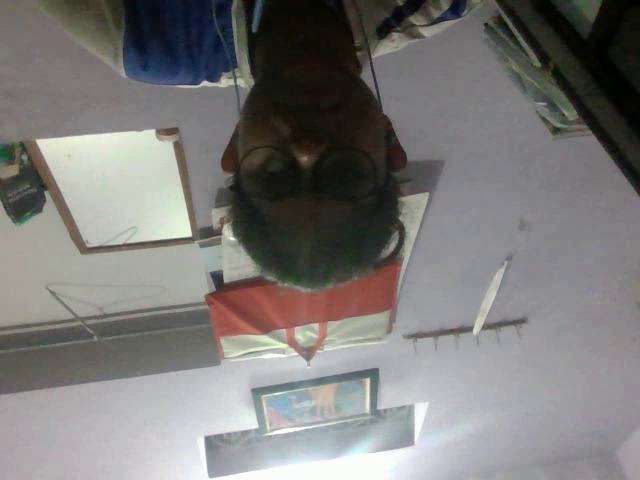
#> input picture frame 20 of output.avi, 640 x 480 px, given in place of the camera
$ python demovideo.py
#> lines starting #> are read from the running program, lines starting #| are printed output that depends on the picture
import cv2
# [22 lines of commented-out code are left out]

cap = cv2.VideoCapture(0,cv2.CAP_DSHOW)

# DIVX,XVID,MJPG,X264,WMV1,WMV2

fourcc = cv2.VideoWriter_fourcc(*"XVID")                       #format is XVID (suggested format)
#It contain 4 parameter,name,codec,fps,resolution
output = cv2.VideoWriter("output.avi",fourcc,20.0,(640,480))

#this is for capture frames from webcam and then stored frames in frame and read
# it if boolean value of ret is true means frames are captured by webcam then
# show frames and if pressed z then stopped showing frames captured by webcam.

print(cap)
while cap.isOpened():
    ret,frame = cap.read()
#> frame is the input picture: shape (480, 640, 3); mean B, G, R 120.6, 121.9, 123.5
    if ret == True:
        gray = cv2.cvtColor(frame,cv2.COLOR_BGR2GRAY)
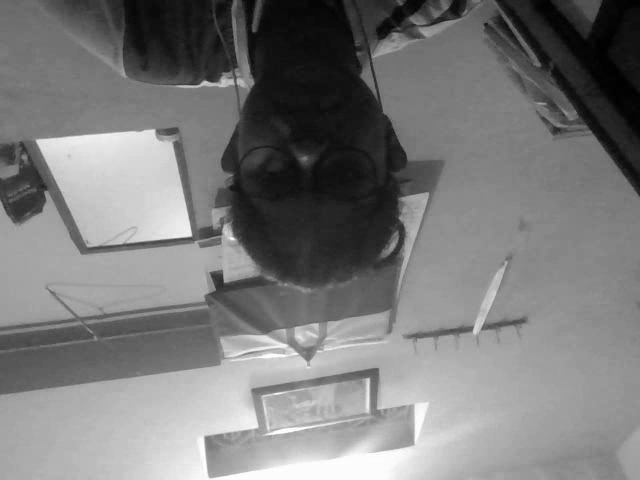
#> gray: shape (480, 640); min 0, max 255, mean 122.2
        frame= cv2.flip(frame,-1)                            #to flip the video
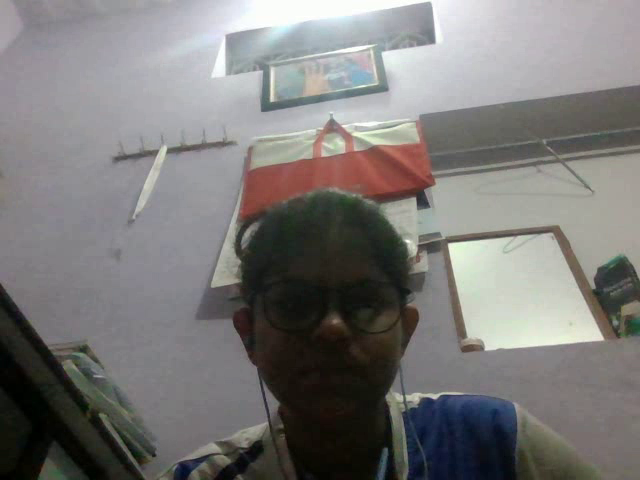
#> frame: shape (480, 640, 3); mean B, G, R 120.6, 121.9, 123.5
        cv2.imshow("frame",frame)
        cv2.imshow("gray",gray)
        output.write(frame)                              #depends on you what frames do you write in output and those
                                                        #are passes to output videowrite line31 and for grayscale you have to specify there a 0 also.)
        if cv2.waitKey(1) & 0xFF == ord("z"):
#> (key Esc is pressed here)
            break

cap.release()
output.release()    #used so that video saved and not get corrupted
cv2.destroyAllWindows()

#End

$ run again, starting later in the video
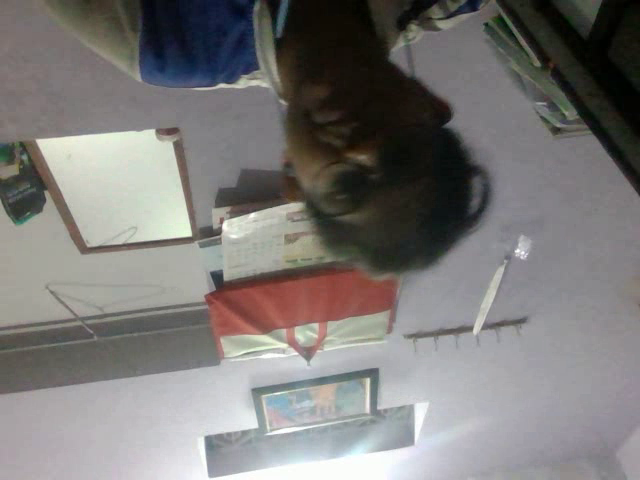
#> input picture frame 93 of output.avi, 640 x 480 px, given in place of the camera
#> frame is the input picture: shape (480, 640, 3); mean B, G, R 119.9, 121.4, 123.6
#> `gray = cv2.cvtColor(frame,cv2.COLOR_BGR2GRAY)`:
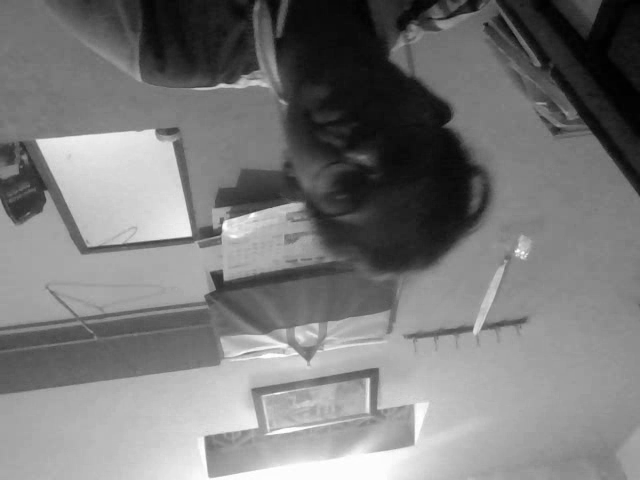
#> gray: shape (480, 640); min 0, max 255, mean 121.9
#> `frame= cv2.flip(frame,-1)`:
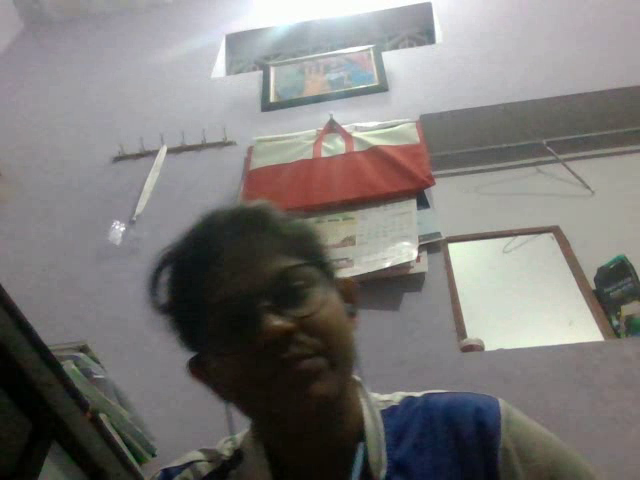
#> frame: shape (480, 640, 3); mean B, G, R 119.9, 121.4, 123.6

$ run again, starting later in the video
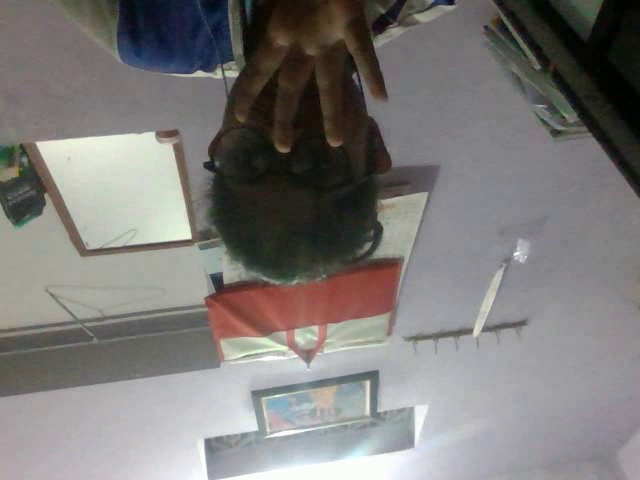
#> input picture frame 166 of output.avi, 640 x 480 px, given in place of the camera
#> frame is the input picture: shape (480, 640, 3); mean B, G, R 120.8, 122.3, 124.9
#> `gray = cv2.cvtColor(frame,cv2.COLOR_BGR2GRAY)`:
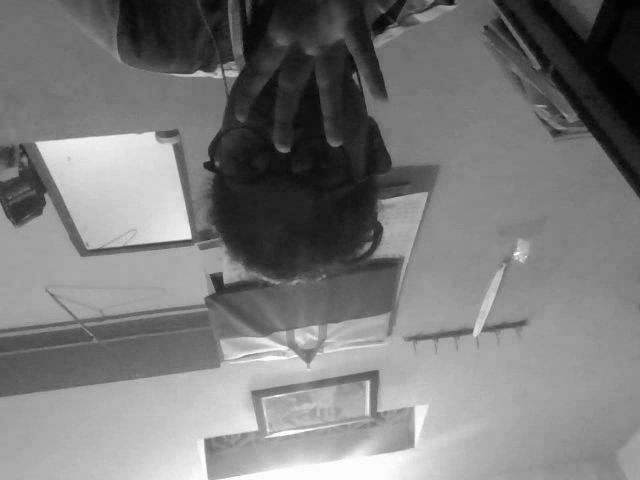
#> gray: shape (480, 640); min 0, max 255, mean 122.9
#> `frame= cv2.flip(frame,-1)`:
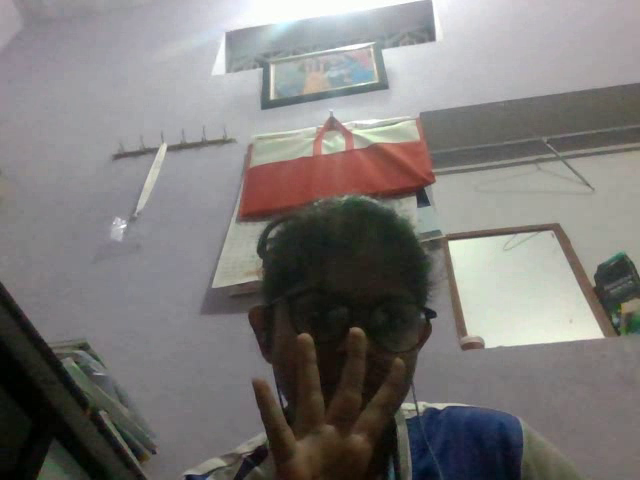
#> frame: shape (480, 640, 3); mean B, G, R 120.8, 122.3, 124.9
